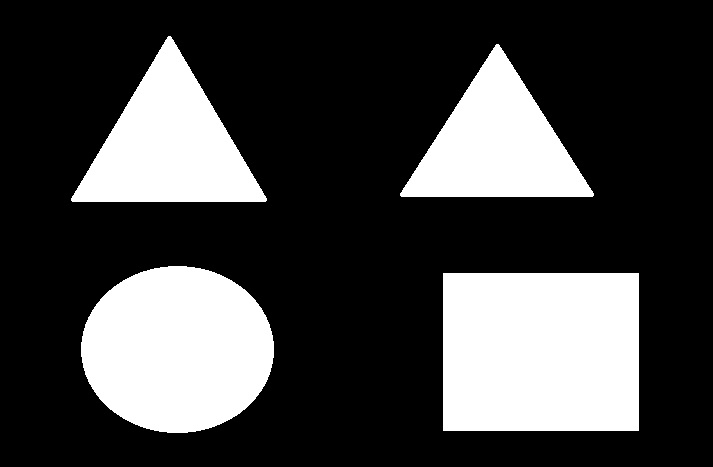
#> input picture figury_apint.jpg, 713 x 467 px
$ python detect_shapes.py --image figury_apint.jpg
#> lines starting #> are read from the running program, lines starting #| are printed output that depends on the picture; after the words box and inside, x2 and y2 are one past the last pixel; in counts of white or black regions, pixels touching at a corner belong together
### shape_detection/shapedetector.py
import sys
# sys.path.append('C:\\Users\\Iza\\PycharmProjects\\opecv-test\\venv\\Lib\\site-packages')
import cv2
import cmath


class ShapeDetector:
    def __init__(self):
        pass

    def detect(self, contour):
        # initialize the shape name and approximate the contour
        shape_name = "unidentified"
        perimeter_of_the_contur = cv2.arcLength(contour, True)
        contour_approximation = cv2.approxPolyDP(contour, 0.04 * perimeter_of_the_contur, True)

        # if the shape is a triangle, it will have 3 vertices
        if len(contour_approximation) == 3:
            shape_name = "triangle"

        # if the shape has 4 vertices, it is either a square or a rectangle
        elif len(contour_approximation) == 4:
            # compute the bounding box of the countour and use the bounding box to compute aspect ratio
            (x, y, w, h) = cv2.boundingRect(contour_approximation)
            aspect_ratio = w / float(h)

            # a square will have an aspect ratio that is approximately equal to one, otherwise, the shape i rectangle
            if aspect_ratio >= 0.95 and aspect_ratio <= 1.05:
                shape_name = "square"
            else:
                shape_name = "rectangle"

        # if the shape is a pentagon, it will have 5 vertices
        elif len(contour_approximation) == 5:
            shape_name = "pentagon"

        # otherwise, we assume the shape is a circle
        else:
            shape_name = "circle"

        print("Shape: " + shape_name)
        print("Type of coordinates collection: ")
        print(type(contour_approximation))
        print(contour_approximation.tolist())
        list = contour_approximation.tolist()
        print("Amount of vertex coordinates: ")
        print(len(list))
        print("Coordinates X,Y of one vertex: ")
        print(list[1][0][0])
        print(list[1][0][1])
        print("List of vertex coordinates: ")
        print(contour_approximation)

        coordinates = []

        for i in range(len(list)):
            print(i)
            x = list[i][0][0]
            y = list[i][0][1]
            print('X = ' + str(x))
            print('Y = ' + str(y))

            coordinates.append([x, y])

        print(coordinates)

        shape_size = 0

        print("shape_size before calculation = " + str(shape_size))

        if shape_name == "square":
            print('x2 = ' + str(coordinates[1][0]))
            print('x1 = ' + str(coordinates[0][0]))
            print('y2 = ' + str(coordinates[1][1]))
            print('y1 = ' + str(coordinates[0][1]))
            print('x difference = ' + str(abs(coordinates[1][0] - coordinates[0][0])))
            print('y difference = ' + str(abs(coordinates[1][1] - coordinates[0][1])))
            print('potegowanie x = ' + str(abs(coordinates[1][0] - coordinates[0][0])**2))
            print('potegowanie y = ' + str(abs(coordinates[1][1] - coordinates[0][1])**2))
            shape_size = cmath.sqrt(((abs(coordinates[1][0] - coordinates[0][0]))**2) + ((abs(coordinates[1][1] - coordinates[0][1]))**2))

        print("shape_size after calculation = " + str(shape_size))

        # return the name of the shape
        return shape_name, shape_size

### detect_shapes.py
from shape_detection.shapedetector import ShapeDetector

import sys
import argparse
import imutils
import cv2

# construct the argument parse and parse the arguments
# argument_parser = argparse.ArgumentParser()
# argument_parser.add_argument("--i", "--image", required=True, help="path to the input image")
# args = vars(argument_parser.parse_args())

argument_parser = argparse.ArgumentParser()
argument_parser.add_argument("-i", "--image", required=True, help="path to the input image")
args = vars(argument_parser.parse_args())

print(args)

# load the image and resize it to a smaller fator so that
# the shapes can be approximater better
image = cv2.imread(args["image"])
#> image is the input picture: shape (467, 713, 3); min 0, max 255, mean 67.7
resized = imutils.resize(image, width=300)
ratio = image.shape[0] / float(resized.shape[0])
#> ratio = 2.38

# convert the resized image to grayscale, blur it slightly, and threshold it
gray = cv2.cvtColor(resized, cv2.COLOR_BGR2GRAY)
blurred = cv2.GaussianBlur(gray, (5,5), 0)
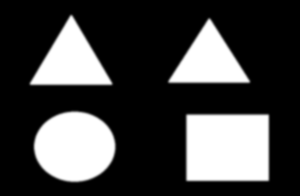
#> blurred: shape (196, 300); min 0, max 255, mean 67.7
threshold = cv2.threshold(blurred, 60, 255, cv2.THRESH_BINARY)[1]
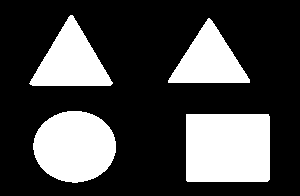
#> threshold: shape (196, 300); 27.9% white; 4 white regions

# find contours in the thresholded image and initialize the shape detecctor
contours = cv2.findContours(threshold.copy(), cv2.RETR_EXTERNAL, cv2.CHAIN_APPROX_SIMPLE)
#> contours = 4 contours; box (x1, y1, x2, y2) and area: (186, 114, 270, 182) 5557, (33, 111, 116, 183) 4548, (29, 15, 113, 86) 3078, (168, 18, 250, 83) 2746
contours = imutils.grab_contours(contours)
shape_detector = ShapeDetector()

global shape_size_comparator

shape_size_comparator = 0

# loop over the contours
for contour in contours:
    # compute the center of the contour, then detect the name of the
    # shape using only the contour
    M = cv2.moments(contour)
    cX = int((M["m10"] / M["m00"]) * ratio)
    cY = int((M["m01"] / M["m00"]) * ratio)
    shape_name = shape_detector.detect(contour)[0]
    shape_size = shape_detector.detect(contour)[1].real

    if shape_name == "square":
        if shape_size > shape_size_comparator:
            shape_size_comparator = shape_size
            shape_name = shape_name + "!"

    # multiply the contour (x, y)-coordinates by the resize ratio,
    # then draw the contours and the name of the shape on the image
    contour = contour.astype("float")
    contour *= ratio
    contour = contour.astype("int")
    cv2.drawContours(image, [contour], -1, (0, 255, 0), 2)
    cv2.putText(image, shape_name, (cX + 10, cY), cv2.FONT_HERSHEY_SIMPLEX,
                0.5, (255, 255, 255), 2)

    ############################################
    cv2.drawContours(image, [contour], -1, (0, 255, 0), 2)
    cv2.circle(image, (cX, cY), 7, (255, 255, 255), -1)
    # cv2.putText(image, "center", (cX - 20, cY - 20),
    #             cv2.FONT_HERSHEY_SIMPLEX, 0.5, (255, 255, 255), 2)
    ############################################

    # print(shape)
    # print(contour)

    # show the output image
    cv2.imshow("Image", image)
    cv2.waitKey(0)
#> this loop made 4 passes
#> (cX, cY) on passes 3 to 4: (497, 143), (168, 145)
#> (cX, cY) on pass 1: (542, 351)
#> (printed output is left out)
#> pass 1, `cv2.imshow("Image", image)`:
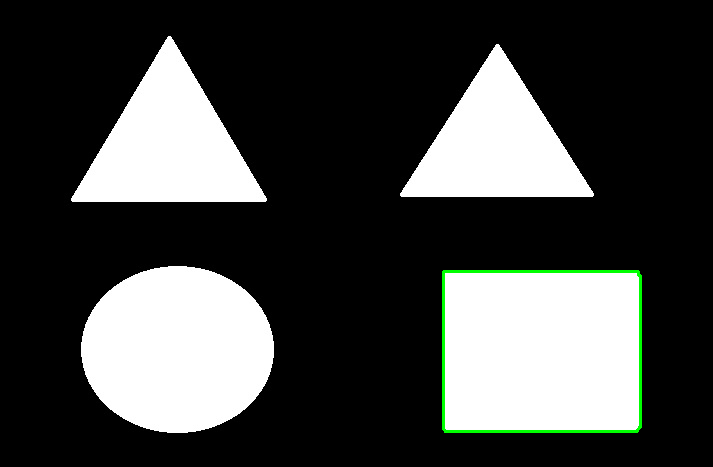
#> window 'Image': shape (467, 713, 3); mean B, G, R 67.3, 68.9, 67.3
#> pass 2, `cv2.imshow("Image", image)`:
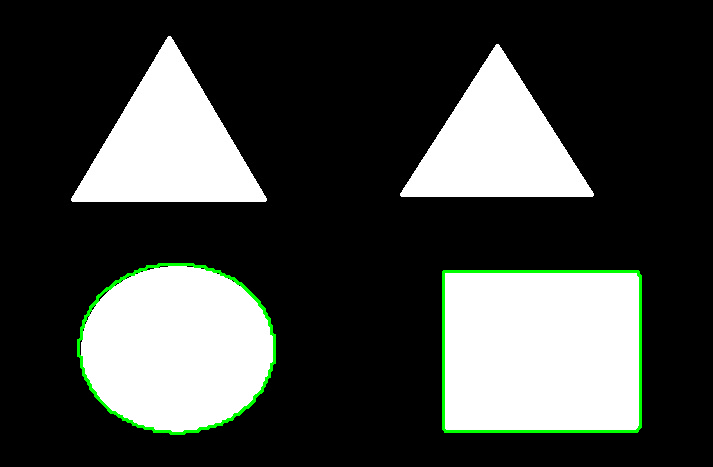
#> window 'Image': shape (467, 713, 3); mean B, G, R 66.9, 70, 66.9
#> after the loop:
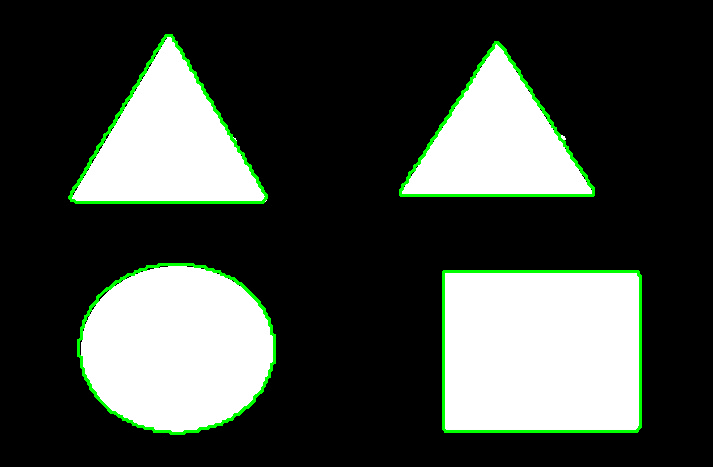
#> image: shape (467, 713, 3); 2.38% of pixels changed, all inside (x1, y1, x2, y2) = (68, 34, 642, 435)
#> after the loop, shape_size_comparator = 0

$ run again, on shapes.jpg
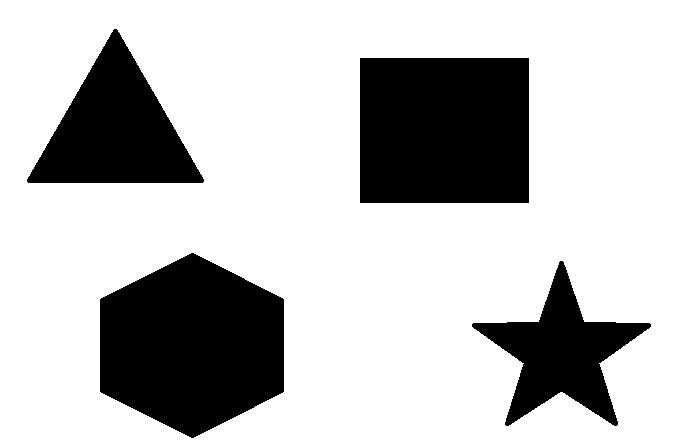
#> input picture shapes.jpg, 698 x 447 px
#> image is the input picture: shape (447, 698, 3); min 0, max 255, mean 193.4
#> `threshold = cv2.threshold(blurred, 60, 255, cv2.THRESH_BINARY)[1]`:
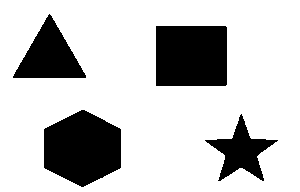
#> threshold: shape (192, 300); 77.4% white; 4 black regions
#> `contours = cv2.findContours(threshold.copy(), cv2.RETR_EXTERNAL, cv2.C..`: contours = 1 contour; box (x1, y1, x2, y2) and area: (0, 0, 300, 192) 57109
#> `contours = imutils.grab_contours(contours)`: contours = [[[0, 0], [0, 191], [299, 191], [299, 0]]]
#> the loop `for contour in contours:` made 1 pass
#> (contour, cX, cY) on pass 1: ([[0, 0], [0, 444], [696, 444], [696, 0]], 348, 222)
#> (printed output is left out)
#> pass 1, `cv2.imshow("Image", image)`:
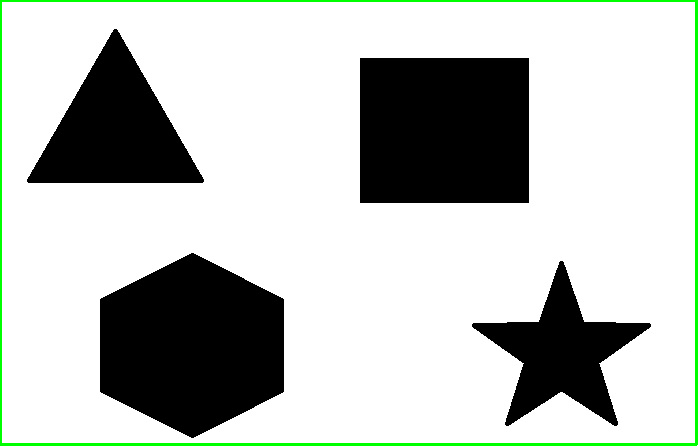
#> window 'Image': shape (447, 698, 3); mean B, G, R 188.8, 193.4, 188.8
#> after the loop `for contour in contours:`: shape_size_comparator = 0
